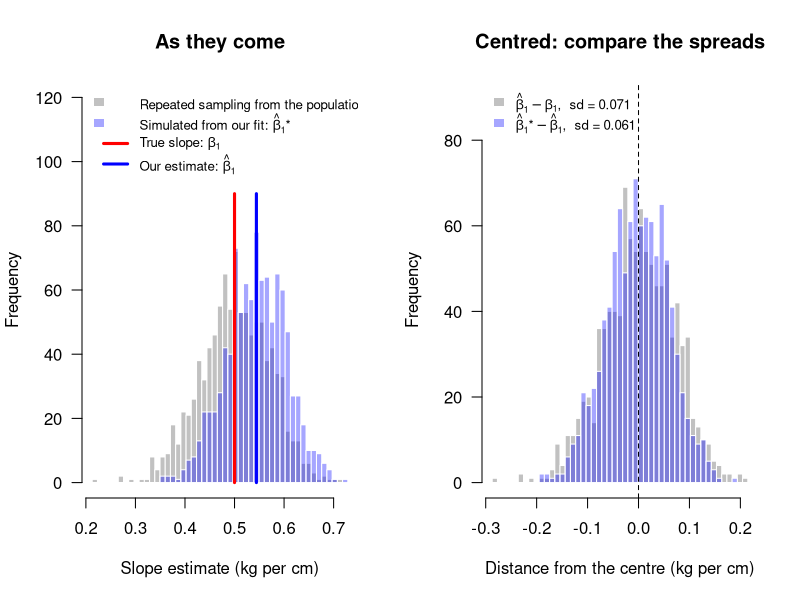

This figure's R source:
# What we would like to do, and what we can do.
#
# What we would like: take many samples from the population and fit the
# model to each.  The spread of the estimates tells us how far one estimate
# can land from the truth.  (This is what PopulationSamples.R did.)
#
# What we can do: we only ever have ONE sample.  So we fit the model to it,
# and use that fitted model as a stand-in for the population: simulate many
# new data sets from it, fit the model to each, and look at the spread of
# those estimates.  This is called the (parametric) bootstrap.
#
# The bootstrap estimates are centred on OUR estimate, not on the truth.
# The question is whether their SPREAD is about right.

par(las = 1, bty = "l")    # horizontal axis numbers, no box around the plot

N <- 100000         # penguins in the population
n <- 50             # penguins in one sample
repeats <- 1000     # how many samples / simulated data sets

# This seed gives a typical sample: its slope lands about 0.6 sd above the
# true value, so you can see the shift without the sample being unusual.
# Try other seeds to see how the picture shifts.
set.seed(7)

# ----------------------------------------------------------------------
# The population, the same as in PopulationSamples.R.
# ----------------------------------------------------------------------
height <- rnorm(N, mean = 115, sd = 6)

beta0 <- -28        # kg
beta1 <- 0.5        # kg per cm of height
sigma <- 3          # kg

weight <- beta0 + beta1 * height + rnorm(N, mean = 0, sd = sigma)


# ======================================================================
# WHAT WE WOULD LIKE: many samples from the population
# ======================================================================
b0 <- rep(NA, repeats)
b1 <- rep(NA, repeats)
s <- rep(NA, repeats)

for (i in 1:repeats)
{
  chosen <- sample(1:N, size = n)
  fit <- lm(weight[chosen] ~ height[chosen])
  b0[i] <- coef(fit)[1]
  b1[i] <- coef(fit)[2]
  s[i] <- summary(fit)$sigma
}


# ======================================================================
# WHAT WE CAN DO: one sample, then simulate from its fitted model
# ======================================================================

# Our one sample.  This is all a real study ever gets to see.
chosen <- sample(1:N, size = n)
our_height <- height[chosen]
our_weight <- weight[chosen]

our_fit <- lm(our_weight ~ our_height)
b0_hat <- coef(our_fit)[1]
b1_hat <- coef(our_fit)[2]
s_hat <- summary(our_fit)$sigma

cat("Our one sample of", n, "penguins:\n")
cat("  intercept =", round(b0_hat, 2), "  (true:", beta0, ")\n")
cat("  slope     =", round(b1_hat, 3), "  (true:", beta1, ")\n")
cat("  sigma     =", round(s_hat, 2), "  (true:", sigma, ")\n\n")

# The fitted model now plays the role of the population.  Each pass through
# the loop keeps our penguins' heights, gives them new weights from the
# fitted line plus normal noise with sd s_hat, and fits the model again.
b0_star <- rep(NA, repeats)
b1_star <- rep(NA, repeats)
s_star <- rep(NA, repeats)

for (i in 1:repeats)
{
  sim_weight <- b0_hat + b1_hat * our_height + rnorm(n, mean = 0, sd = s_hat)
  fit <- lm(sim_weight ~ our_height)
  b0_star[i] <- coef(fit)[1]
  b1_star[i] <- coef(fit)[2]
  s_star[i] <- summary(fit)$sigma
}

# ----------------------------------------------------------------------
# Compare the spreads.  The centres differ (truth vs our estimate); the
# spreads should be close, but not identical.  The bootstrap is itself
# an estimate from one sample.  It keeps OUR penguins' heights, so if
# they happen to be more spread out than usual, the slope looks better
# pinned down than it is on average (and less so if they are bunched up).
# ----------------------------------------------------------------------
cat("Spread of our penguins' heights:", round(sd(our_height), 2), "cm  (population: 6 cm)\n\n")

cat("Spread (sd) of the estimates:\n")
cat("                 repeated sampling from the population   bootstrap\n")
cat("  intercept     ", format(round(sd(b0), 2), width = 37), format(round(sd(b0_star), 2), width = 11), "\n")
cat("  slope         ", format(round(sd(b1), 4), width = 37), format(round(sd(b1_star), 4), width = 11), "\n")
cat("  sigma         ", format(round(sd(s), 3), width = 37), format(round(sd(s_star), 3), width = 11), "\n\n")

# ----------------------------------------------------------------------
# The figure, for the slope.  Both sets of estimates in one panel.
#
# Grey: the slopes from many samples of the population (what we would like).
# Blue: the slopes from data simulated from our fitted model (what we can do).
#
# Left: as they come.  Grey gathers around the true slope (red line), blue
# around our estimate (blue line).
# Right: each shifted so that its own centre is at zero.  Grey now shows how
# far a sample's slope lands from the truth; blue how far a simulated data
# set's slope lands from our estimate.  The bootstrap works if these two
# spreads are about the same.
# ----------------------------------------------------------------------
grey <- adjustcolor("grey40", alpha.f = 0.4)
blue <- adjustcolor("blue", alpha.f = 0.35)

breaks <- seq(min(c(b1, b1_star)), max(c(b1, b1_star)), length.out = 50)
from_truth <- b1 - beta1          # how far each sample lands from the truth
from_ours <- b1_star - b1_hat     # how far each simulated set lands from our estimate
breaks_centred <- seq(min(c(from_truth, from_ours)), max(c(from_truth, from_ours)), length.out = 50)

par(mfrow = c(1, 2))

hist(b1, breaks = breaks, col = grey, border = "white", ylim = c(0, 120), xlab = "Slope estimate (kg per cm)", main = "As they come")
hist(b1_star, breaks = breaks, col = blue, border = "white", add = TRUE)
segments(beta1, 0, beta1, 90, col = "red", lwd = 3)
segments(b1_hat, 0, b1_hat, 90, col = "blue", lwd = 3)
legend("topleft", legend = c(expression("Repeated sampling from the population: " * hat(beta)[1]), expression("Simulated from our fit: " * hat(beta)[1] * "*"), expression("True slope: " * beta[1]), expression("Our estimate: " * hat(beta)[1])), fill = c(grey, blue, NA, NA), border = NA, col = c(NA, NA, "red", "blue"), lwd = c(NA, NA, 3, 3), bty = "n", cex = 0.8)

hist(from_truth, breaks = breaks_centred, col = grey, border = "white", ylim = c(0, 90), xlab = "Distance from the centre (kg per cm)", main = "Centred: compare the spreads")
hist(from_ours, breaks = breaks_centred, col = blue, border = "white", add = TRUE)
abline(v = 0, lty = 2)
legend("topleft", legend = c(bquote(hat(beta)[1] - beta[1] * ",  sd =" ~ .(round(sd(b1), 3))), bquote(hat(beta)[1] * "*" - hat(beta)[1] * ",  sd =" ~ .(round(sd(b1_star), 3)))), fill = c(grey, blue), border = NA, bty = "n", cex = 0.8)

par(mfrow = c(1, 1))

cat("Try another seed: the blue histogram moves with our estimate,\n")
cat("but its spread stays close to the spread of the grey one.\n")
